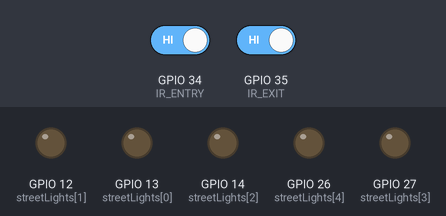
Recording of a sketch running on a simulated ESP32. On the bench: output pins drawn as LEDs (lit = HIGH). Inputs (shaded band) come from the test bench; at power-on: GPIO 34 (IR_ENTRY) HIGH, GPIO 35 (IR_EXIT) HIGH. WiFi joins after 1.5 s; servers stay silent unless stated.

Above: at 3.0 s.
3.1 s: GPIO 34 (IR_ENTRY) driven LOW
At 4.5 s:
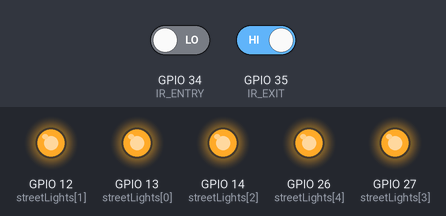
Timing chart, 0 to 6.1 s (numbered marks = the images above; inputs shaded):
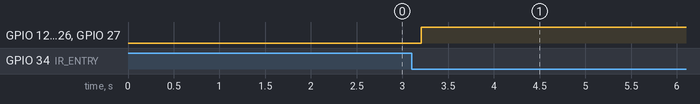

The sketch:

esp32_smart_street_light_ir_blynk_delay.ino
```cpp
#define BLYNK_TEMPLATE_ID "TMPL3BB0LOSqr"
#define BLYNK_TEMPLATE_NAME "Day20 Smart Street Light"
#define BLYNK_AUTH_TOKEN    "npz_YjNJaUzReGWY97BwvQ0LsbndyGzi"

#define BLYNK_PRINT Serial

#include <WiFi.h>
#include <BlynkSimpleEsp32.h>

char ssid[] = "Rk";
char pass[] = "aq12bfgh";

#define IR_ENTRY 34
#define IR_EXIT  35

#define OFF_DELAY_MS 3000

unsigned long exitDetectedTime = 0;
bool offPending = false;

int streetLights[5] = {13, 12, 14, 27, 26};

bool autoMode = true;
bool lightState = false;

unsigned long lightOnStart = 0;
unsigned long lastOnDuration = 0;
unsigned long totalOnTime = 0;

BlynkTimer timer;

void lightsON(String source) {
  if (!lightState) {
    lightState = true;
    lightOnStart = millis();

    for (int i = 0; i < 5; i++)
      digitalWrite(streetLights[i], HIGH);

    Blynk.virtualWrite(V2, "ON");
    Blynk.virtualWrite(V5, source);
  }
}

void lightsOFF() {
  if (lightState) {
    lightState = false;
    lastOnDuration = (millis() - lightOnStart) / 1000;
    totalOnTime += lastOnDuration;

    for (int i = 0; i < 5; i++)
      digitalWrite(streetLights[i], LOW);

    Blynk.virtualWrite(V2, "OFF");
    Blynk.virtualWrite(V3, lastOnDuration);
    Blynk.virtualWrite(V4, totalOnTime);
  }
}

BLYNK_WRITE(V0) {
  autoMode = param.asInt();
}

BLYNK_WRITE(V1) {
  if (!autoMode) {
    if (param.asInt())
      lightsON("MANUAL");
    else
      lightsOFF();
  }
}

void autoLogic() {
  if (!autoMode) return;

  int entryState = digitalRead(IR_ENTRY);
  int exitState  = digitalRead(IR_EXIT);

  if (entryState == LOW) {
    lightsON("IR SENSOR");
    offPending = false;
  }

  if (exitState == LOW && lightState) {
    exitDetectedTime = millis();
    offPending = true;
  }


  if (offPending && (millis() - exitDetectedTime >= OFF_DELAY_MS)) {
    lightsOFF();
    offPending = false;
  }
}

void setup() {
  Serial.begin(115200);

  pinMode(IR_ENTRY, INPUT);
  pinMode(IR_EXIT, INPUT);

  for (int i = 0; i < 5; i++) {
    pinMode(streetLights[i], OUTPUT);
    digitalWrite(streetLights[i], LOW);
  }

  Blynk.begin(BLYNK_AUTH_TOKEN, ssid, pass);

  timer.setInterval(200L, autoLogic);
}

void loop() {
  Blynk.run();
  timer.run();
}
```

Measured:
- after the input at 3.1 s, GPIO 12 (streetLights[1]), GPIO 13 (streetLights[0]), GPIO 14 (streetLights[2]), GPIO 26 (streetLights[4]), GPIO 27 (streetLights[3]): LOW → HIGH after 0.10 s
